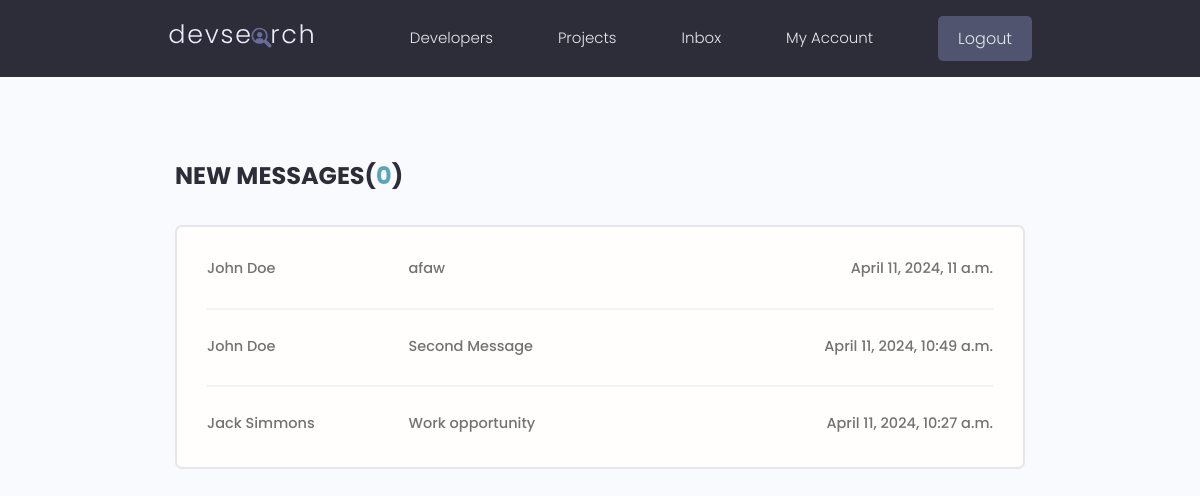
The page /inbox/ (signed in) on the database its author committed.
### users/models.py (models this page shows, shortened)
class Message(models.Model):
    sender = models.ForeignKey(Profile, on_delete=models.SET_NULL, null=True, blank=True)
    recipient = models.ForeignKey(Profile, on_delete=models.SET_NULL, null=True, blank=True,
                                  related_name='messages')
    first_name = models.CharField(max_length=200, null=True, blank=True)
    last_name = models.CharField(max_length=200, null=True, blank=True)
    email = models.EmailField(max_length=200, null=True, blank=True)
    subject = models.CharField(max_length=200, null=True, blank=True)
    body = models.TextField()
    is_read = models.BooleanField(default=False, null=True)
    created = models.DateTimeField(auto_now_add=True)
    id = models.UUIDField(default=uuid4, unique=True, editable=False, primary_key=True)
    class Meta:
        ordering = ['is_read', '-created']

### users/views.py (the view)
# urls.py: path('inbox/', views.inbox, name='inbox'),
@login_required(login_url='login')
def inbox(request):
    profile = request.user.profile
    messages_requests = profile.messages.all()
    unread_count = messages_requests.filter(is_read=False).count()
    context = {
        'messages_requests': messages_requests,
        'unread_count': unread_count,
    }
    return render(request, 'users/inbox.html', context)

### users/templates/users/inbox.html
{% extends 'main.html' %}
{% block content %}
    <main class="inbox my-xl">
    <div class="content-box">
      <h3 class="inbox__title">New Messages(<span>{{ unread_count }}</span>)</h3>
      <ul class="messages">
        {% for message in messages_requests %}
            {% if message.is_read == False %}
                <li class="message message--unread">
            {% else %}
                <li class="message">
            {% endif %}
              <a href="{% url 'message' message.id %}">
                <span class="message__author">{{ message.first_name }} {{ message.last_name }}</span>
                <span class="message__subject">{{ message.subject }}</span>
                <span class="message__date">{{ message.created }}</span>
              </a>
            </li>
        {% endfor %}
      </ul>
    </div>
  </main>
{% endblock %}

### static/styles/app.css (style rules this page uses)
:root { --color-sub: #2d2d39; }
.content-box { width: 95%; max-width: 85rem; margin: 0 auto; }
.inbox { height: 90vh; }
.inbox__title, .inbox__title span { font-size: 2.4rem; font-weight: 700; color: var(--color-sub); text-transform: uppercase; text-align: left; margin-bottom: 3rem; }
.inbox__title span { color: var(--color-main); }
.messages { list-style: none; background: var(--color-white); padding: 0.5rem 3rem; border: 2px solid var(--color-light); border-radius: 0.7rem; }
.message { padding: 2.5rem 0; }
.message > a span { font-size: 1.45rem; font-weight: 500; }
.message:not(:last-child) { border-bottom: 2px solid var(--color-white-light); }
.message > a { display: flex; gap: 1rem; }
.message__author, .message__date { flex-basis: 25%; }
.message__subject { flex-basis: 50%; }
.message__date { text-align: right; }

### static/uikit/styles/modules/_variables.css (style rules this page uses)
:root { --color-main: #5aa5b9; --color-main-light: #e6faff; --color-sub: #3f4156; --color-sub-light: #51546e; --color-sub-lighter: #ededfd; --color-text: #737373; --color-gray: #8b8b8b; --color-light: #e5e7eb; --color-light-gray: #767676; --color-bg: #f8fafd; --color-white: #fffefd; --color-white-light: #f3f3f3; --color-success: #359e64; --color-success-bg: #def8e8; --color-error: #fc4b0b; --color-error-bg: #fff2ee; --font-base: 'Poppins', arial, helvetica, 'Segoe UI', roboto, ubuntu, sans-serif; --font-monospace: 'Fira Code', 'Courier New', courier, monospace; --font-regular: 300; --font-medium: 500; --font-bold: 700; --generic-shadow: 1px 1px 5px #00000010; --generic-transition: all 0.3s ease-in-out; }

### static/uikit/styles/modules/_base.css (style rules this page uses)
* { margin: 0; padding: 0; box-sizing: border-box; text-rendering: optimizeLegibility; color: inherit; font-size: inherit; }
html { font-size: 50%; }
@media only screen and (min-width: 480px) { html { font-size: 56.25%; } }
@media only screen and (min-width: 1200px) { html { font-size: 62.5%; } }
body { line-height: 1.6; font-weight: 400; font-size: 1.5rem; color: var(--color-text); background-color: var(--color-bg); min-height: 100vh; }

### static/uikit/styles/modules/_typography.css (style rules this page uses)
* { font-family: var(--font-base); }
h3 { font-size: 3.2rem; font-weight: var(--font-medium); }
p, span, strong { font-size: 1.6rem; color: var(--color-text); font-weight: var(--font-regular); }
a { padding-bottom: 2px; text-decoration: none; display: inline-block; color: var(--color-main); font-weight: var(--font-medium); }

### static/uikit/styles/modules/_utilities.css (style rules this page uses)
.my-xl { margin: 8rem auto; }

### rows shown on the page
Message: first_name "John", last_name "Doe", subject "afaw", created "April 11, 2024, 11 a.m."
Message: first_name "John", last_name "Doe", subject "Second Message", created "April 11, 2024, 10:49 a.m."
Message: first_name "Jack", last_name "Simmons", subject "Work opportunity", created "April 11, 2024, 10:27 a.m."

### other values the page prints
{{ unread_count }} "0"
